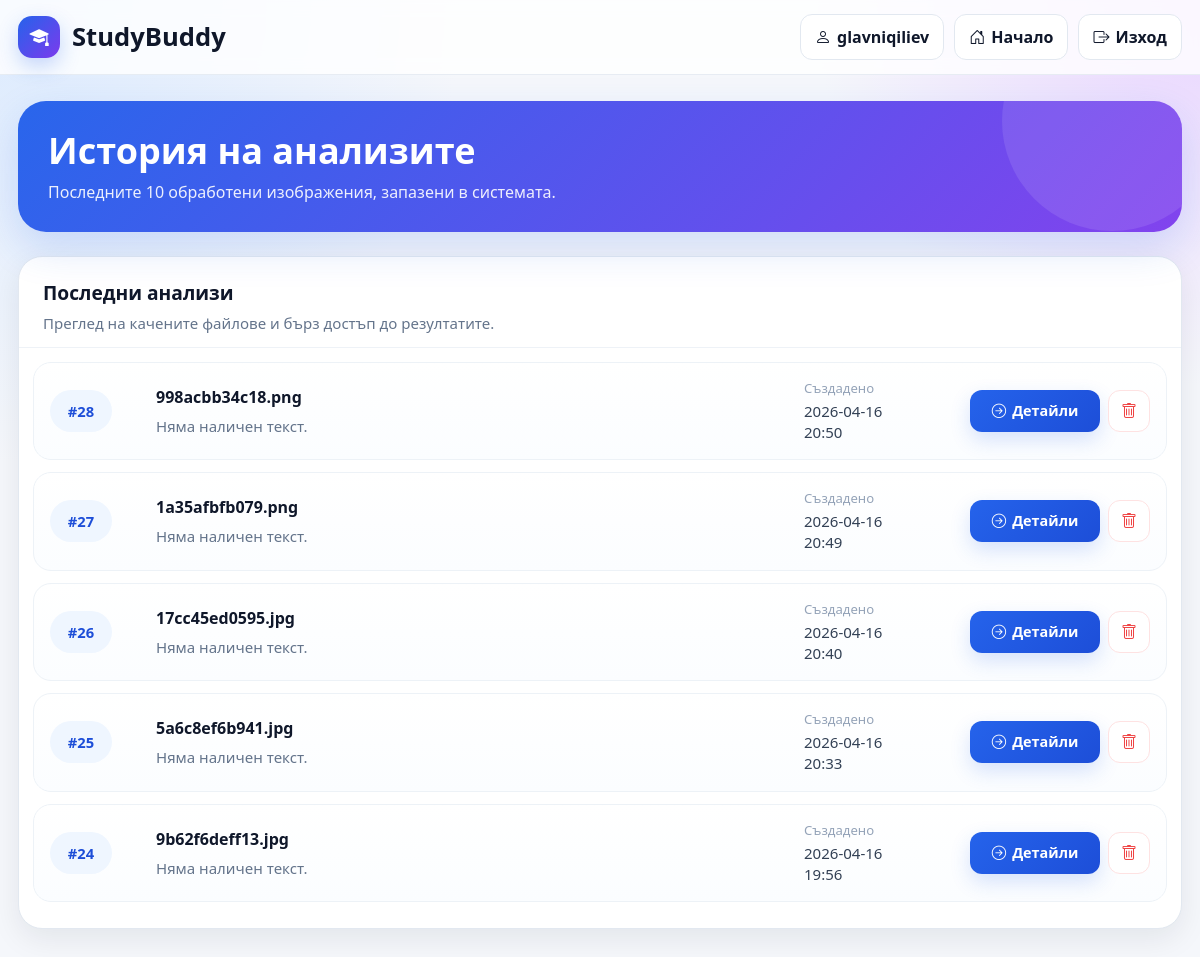
Screenshot of /history (signed in) with the database file from the repository.
### tables this page shows
CREATE TABLE users (
        id INTEGER PRIMARY KEY AUTOINCREMENT,
        username TEXT UNIQUE,
        password TEXT,           -- за демо: plain (в реален проект -> хеш)
        role TEXT                -- 'admin' или 'user'
    );

CREATE TABLE analyses (
        id INTEGER PRIMARY KEY AUTOINCREMENT,
        image_name TEXT,
        ocr_text TEXT,
        summary TEXT,
        simplified TEXT,
        created_at TEXT
    , user_id INTEGER);

### app.py (the view)
@app.route("/history")
@login_required
def history():
    items = list_analyses_for_user(session["user_id"])
    return render_template("history.html", items=items, is_admin=is_admin(), user=current_user())

### app.py (called while the page is built)
def is_admin():
    return session.get("role") == "admin"

def is_logged_in():
    return session.get("user_id") is not None

def current_user():
    user_id = session.get("user_id")
    return get_user_by_id(user_id) if user_id else None

def login_required(f):
    @wraps(f)
    def wrapper(*args, **kwargs):
        if not is_logged_in():
            flash("Трябва първо да влезеш в профила си.", "warning")
            return redirect(url_for("login"))
        return f(*args, **kwargs)
    return wrapper

### db_logic.py (called while the page is built)
def _connect():
    conn = sqlite3.connect(DB_PATH)
    conn.row_factory = sqlite3.Row
    return conn

def get_user_by_id(user_id):
    conn = _connect()
    c = conn.cursor()
    c.execute("SELECT * FROM users WHERE id = ?", (user_id,))
    row = c.fetchone()
    conn.close()
    return dict(row) if row else None

def list_analyses_for_user(user_id, limit=200):
    conn = _connect()
    c = conn.cursor()
    c.execute("SELECT * FROM analyses WHERE user_id = ? ORDER BY id DESC LIMIT ?", (user_id, limit))
    rows = [dict(r) for r in c.fetchall()]
    conn.close()
    return rows

### templates/history.html (shortened to what this page needs)
<!doctype html>
<html lang="bg">
<head>
  <link href="https://cdn.jsdelivr.net/npm/bootstrap@5.3.2/dist/css/bootstrap.min.css" rel="stylesheet">
  <link href="https://cdn.jsdelivr.net/npm/bootstrap-icons@1.11.3/font/bootstrap-icons.css" rel="stylesheet">
</head>
<body>
  <div class="topbar">
    <div class="topbar-inner">
      <a class="brand" href="{{ url_for('index') }}">
        <span class="brand-badge"><i class="bi bi-mortarboard-fill"></i></span>
        <span>StudyBuddy</span>
      </a>
      <div class="top-actions">
        {% if user %}
          <span class="btn-soft">
            <i class="bi bi-person"></i>
            {{ user.username }}
          </span>
          <a class="btn-soft" href="{{ url_for('index') }}">
            <i class="bi bi-house-door"></i>
            Начало
          </a>
          <a class="btn-soft" href="{{ url_for('logout') }}">
            <i class="bi bi-box-arrow-right"></i>
            Изход
          </a>
        {% endif %}
      </div>
    </div>
  </div>
  <div class="container-main">
    <section class="hero-mini">
      <h1>История на анализите</h1>
      <p>Последните 10 обработени изображения, запазени в системата.</p>
    </section>
    <section class="history-panel">
      <div class="history-header">
        <div class="history-title">Последни анализи</div>
        <p class="history-subtitle">Преглед на качените файлове и бърз достъп до резултатите.</p>
      </div>
      {% if not items %}
        <div class="empty-state">
          Все още няма записи в историята.
        </div>
      {% else %}
        <div class="history-list">
          {% for it in items %}
            <div class="history-item">
              <div>
                <span class="history-id">#{{ it.id }}</span>
              </div>
              <div>
                <div class="file-name">{{ it.image_name }}</div>
                <div class="file-preview">
                  {{ it.summary_preview or (it.ocr_preview or 'Няма наличен текст.') }}
                </div>
              </div>
              <div class="date-box">
                <span class="date-label">Създадено</span>
                {% if it.created_at %}
                  {{ it.created_at[:10] }}<br>
                  {{ it.created_at[11:16] }}
                {% else %}
                  —
                {% endif %}
              </div>
              <div class="action-btns">
                <a class="btn-details" href="{{ url_for('show_analysis', analysis_id=it.id) }}">
                  <i class="bi bi-arrow-right-circle"></i> Детайли
                </a>
                <form action="{{ url_for('delete_user_analysis', analysis_id=it.id) }}" method="POST" onsubmit="return confirm('Наистина ли искаш да изтриеш този анализ?');">
                  <button type="submit" class="btn-delete" title="Изтрий">
                    <i class="bi bi-trash"></i>
                  </button>
                </form>
              </div>
            </div>
          {% endfor %}
        </div>
      {% endif %}
    </section>
  </div>
</body>
</html>

### templates/history.html (style rules this page uses)
:root { --sb-bg: #f5f7fb; --sb-card: #ffffff; --sb-primary: #2563eb; --sb-primary-dark: #1d4ed8; --sb-text: #0f172a; --sb-muted: #64748b; --sb-border: #e2e8f0; --sb-soft: #eff6ff; --sb-shadow: 0 10px 30px rgba(15, 23, 42, 0.08); }
* { box-sizing: border-box; }
body { background: radial-gradient(circle at top left, #dbeafe 0%, transparent 30%), radial-gradient(circle at top right, #e9d5ff 0%, transparent 25%), var(--sb-bg); color: var(--sb-text); min-height: 100vh; }
.container-main { max-width: 1220px; margin: 0 auto; padding: 0 18px 40px; }
.topbar { position: sticky; top: 0; z-index: 50; backdrop-filter: blur(10px); background: rgba(255,255,255,0.8); border-bottom: 1px solid rgba(226,232,240,0.8); }
.topbar-inner { max-width: 1220px; margin: 0 auto; padding: 14px 18px; display: flex; justify-content: space-between; align-items: center; gap: 16px; }
.brand { display: flex; align-items: center; gap: 12px; font-weight: 800; font-size: 1.6rem; color: var(--sb-text); text-decoration: none; }
.brand-badge { width: 42px; height: 42px; border-radius: 14px; background: linear-gradient(135deg, var(--sb-primary), #7c3aed); color: #fff; display: grid; place-items: center; box-shadow: 0 8px 20px rgba(37,99,235,0.25); font-size: 1.2rem; }
.top-actions { display: flex; align-items: center; gap: 10px; flex-wrap: wrap; }
.btn-soft { background: #fff; border: 1px solid var(--sb-border); color: var(--sb-text); border-radius: 12px; padding: 10px 14px; font-weight: 600; text-decoration: none; display: inline-flex; align-items: center; gap: 6px; }
.hero-mini { margin-top: 26px; margin-bottom: 24px; background: linear-gradient(135deg, rgba(37,99,235,0.98), rgba(124,58,237,0.95)); color: #fff; border-radius: 28px; padding: 28px 30px; box-shadow: 0 16px 40px rgba(37,99,235,0.18); position: relative; overflow: hidden; }
.hero-mini::before { content: ""; position: absolute; width: 220px; height: 220px; border-radius: 50%; top: -90px; right: -40px; background: rgba(255,255,255,0.10); }
.hero-mini h1 { font-size: clamp(1.8rem, 3vw, 2.4rem); font-weight: 800; margin-bottom: 8px; position: relative; z-index: 1; }
.hero-mini p { margin: 0; color: rgba(255,255,255,0.90); font-size: 1rem; position: relative; z-index: 1; }
.history-panel { background: var(--sb-card); border: 1px solid var(--sb-border); border-radius: 24px; box-shadow: var(--sb-shadow); overflow: hidden; }
.history-header { padding: 22px 24px 12px; border-bottom: 1px solid #eef2f7; }
.history-title { font-size: 1.2rem; font-weight: 800; margin-bottom: 4px; }
.history-subtitle { color: var(--sb-muted); font-size: 0.94rem; margin-bottom: 0; }
.history-list { padding: 14px; }
.history-item { display: grid; grid-template-columns: 90px 1fr 150px 180px; gap: 16px; align-items: center; padding: 16px; border: 1px solid #edf2f7; border-radius: 18px; background: linear-gradient(180deg, #ffffff 0%, #fbfdff 100%); margin-bottom: 12px; transition: transform 0.18s ease, box-shadow 0.18s ease, border-color 0.18s ease; }
.history-id { display: inline-flex; align-items: center; justify-content: center; min-width: 62px; padding: 10px 12px; border-radius: 999px; background: #eff6ff; color: #1d4ed8; font-weight: 800; font-size: 0.92rem; }
.file-name { font-weight: 700; font-size: 1rem; margin-bottom: 6px; color: #0f172a; word-break: break-word; }
.file-preview { color: #64748b; font-size: 0.94rem; line-height: 1.5; display: -webkit-box; -webkit-line-clamp: 2; -webkit-box-orient: vertical; overflow: hidden; max-width: 100%; }
.date-box { color: #334155; font-size: 0.94rem; line-height: 1.4; white-space: nowrap; }
.date-label { color: #94a3b8; font-size: 0.82rem; margin-bottom: 4px; display: block; }
.action-btns { display: flex; gap: 8px; }
.btn-details { flex: 1; display: inline-flex; align-items: center; justify-content: center; background: linear-gradient(135deg, var(--sb-primary), var(--sb-primary-dark)); color: #fff; border: none; border-radius: 12px; padding: 10px 12px; font-weight: 700; text-decoration: none; box-shadow: 0 8px 20px rgba(37,99,235,0.18); gap: 6px; font-size: 0.9rem; }
.btn-delete { width: 42px; height: 42px; display: inline-flex; align-items: center; justify-content: center; background: #fff; color: #ef4444; border: 1px solid #fee2e2; border-radius: 12px; transition: all 0.2s; }

### rows the page displays
users: username "glavniqiliev"
analyses: id "28", image_name "998acbb34c18.png", summary_preview "Няма наличен текст.", created_at "2026-04-16", created_at "20:50"
analyses: id "27", image_name "1a35afbfb079.png", summary_preview "Няма наличен текст.", created_at "2026-04-16", created_at "20:49"
analyses: id "26", image_name "17cc45ed0595.jpg", summary_preview "Няма наличен текст.", created_at "2026-04-16", created_at "20:40"
analyses: id "25", image_name "5a6c8ef6b941.jpg", summary_preview "Няма наличен текст.", created_at "2026-04-16", created_at "20:33"
analyses: id "24", image_name "9b62f6deff13.jpg", summary_preview "Няма наличен текст.", created_at "2026-04-16", created_at "19:56"
